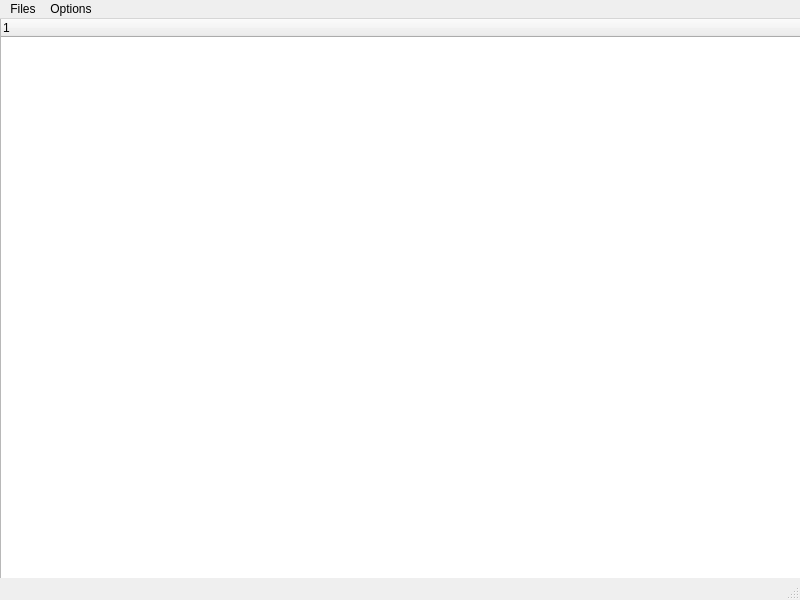
<?xml version="1.0" encoding="UTF-8"?>
<ui version="4.0">
 <class>MainWindow</class>
 <widget class="QMainWindow" name="MainWindow">
  <property name="geometry">
   <rect>
    <x>0</x>
    <y>0</y>
    <width>800</width>
    <height>600</height>
   </rect>
  </property>
  <property name="windowTitle">
   <string>MainWindow</string>
  </property>
  <widget class="QWidget" name="centralwidget">
   <widget class="QWidget" name="verticalLayoutWidget">
    <property name="geometry">
     <rect>
      <x>0</x>
      <y>-1</y>
      <width>801</width>
      <height>571</height>
     </rect>
    </property>
    <layout class="QVBoxLayout" name="verticalLayout_2">
     <item>
      <layout class="QHBoxLayout" name="horizontalLayout">
       <item>
        <layout class="QHBoxLayout" name="horizontalLayout_2"/>
       </item>
       <item>
        <widget class="QTreeWidget" name="treeWidget">
         <column>
          <property name="text">
           <string notr="true">1</string>
          </property>
         </column>
        </widget>
       </item>
      </layout>
     </item>
    </layout>
   </widget>
  </widget>
  <widget class="QMenuBar" name="menubar">
   <property name="geometry">
    <rect>
     <x>0</x>
     <y>0</y>
     <width>800</width>
     <height>22</height>
    </rect>
   </property>
   <widget class="QMenu" name="menuFiles">
    <property name="title">
     <string>Files</string>
    </property>
   </widget>
   <widget class="QMenu" name="menuOpiton">
    <property name="title">
     <string>Options</string>
    </property>
   </widget>
   <addaction name="menuFiles"/>
   <addaction name="menuOpiton"/>
  </widget>
  <widget class="QStatusBar" name="statusbar"/>
 </widget>
 <resources/>
 <connections/>
</ui>
